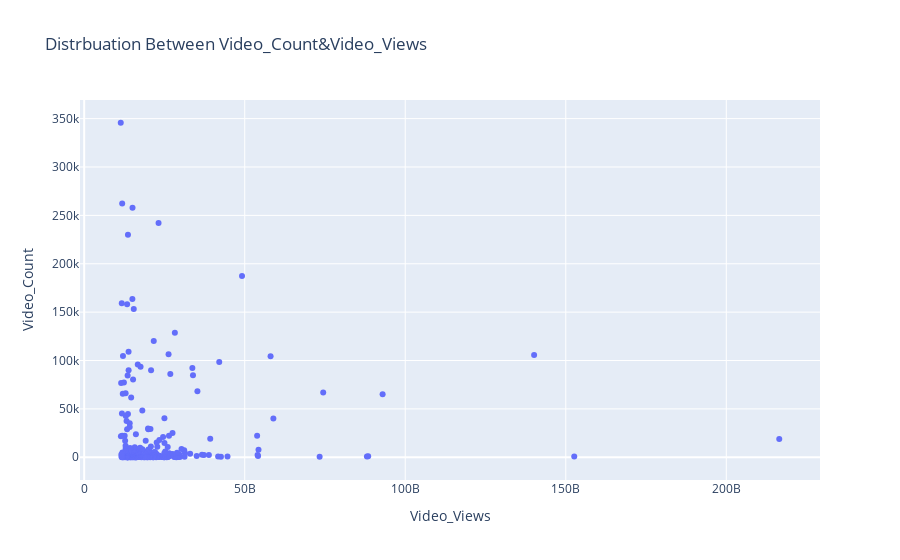

Notebook cell for this chart:
### Code cell
px.scatter(data_frame=df,x='Video_Views',y='Video_Count' , title='Distrbuation Between Video_Count&Video_Views')

### Figure 1 — Plotly figure (JSON) as saved in the notebook; plotly's stock layout.template omitted (floating-point values rounded to 4 significant figures; data arrays with more than 128 entries replaced by an {"elided": "..."} marker saying what was removed)
{"data": [{"hovertemplate": "Video_Views=%{x}<br>Video_Count=%{y}<extra></extra>", "legendgroup": "", "marker": {"color": "#636efa", "symbol": "circle"}, "mode": "markers", "name": "", "orientation": "v", "showlegend": false, "type": "scatter", "x": {"elided": "296 int values"}, "xaxis": "x", "y": {"elided": "296 int values"}, "yaxis": "y"}], "layout": {"legend": {"tracegroupgap": 0}, "title": {"text": "Distrbuation Between Video_Count&Video_Views"}, "xaxis": {"anchor": "y", "domain": [0, 1], "title": {"text": "Video_Views"}}, "yaxis": {"anchor": "x", "domain": [0, 1], "title": {"text": "Video_Count"}}}}
